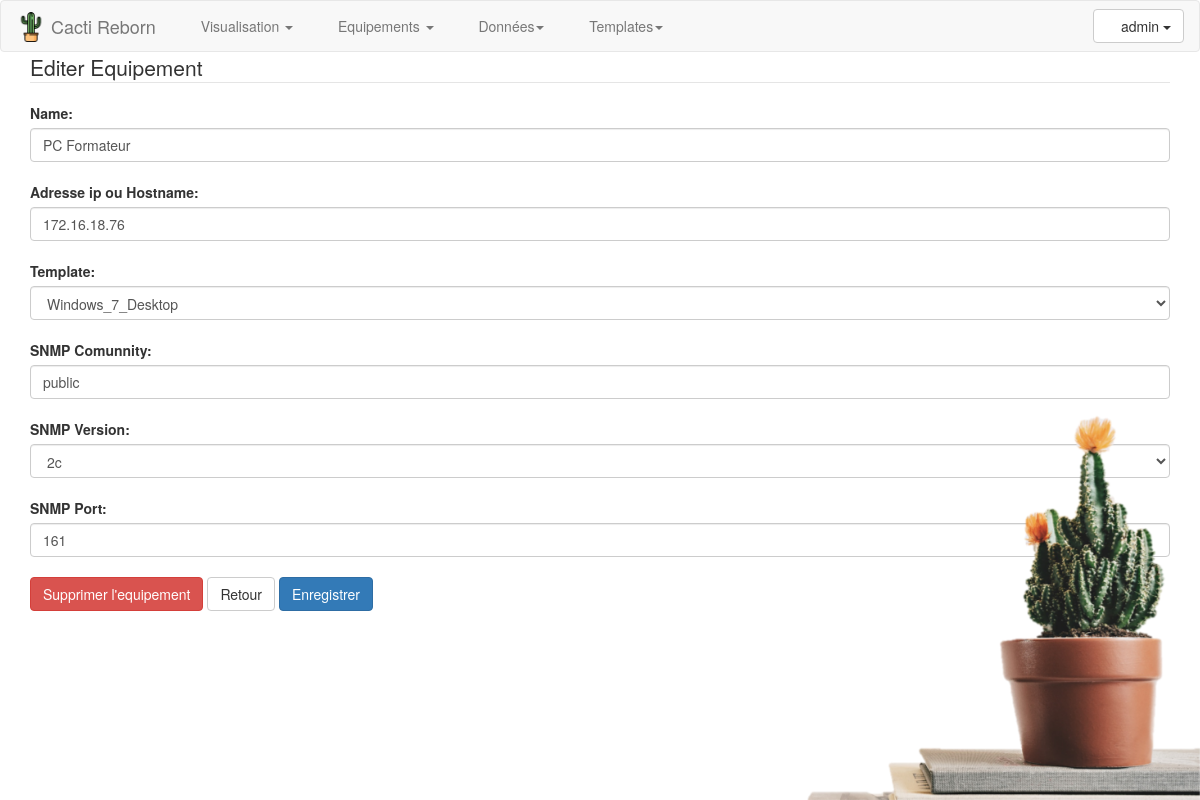
/Version-Reborn/reborn/devices.php?edit=64 (signed in), run on the app's committed database.
### tables this page shows
CREATE TABLE `hosts` (
  `id` int(11) NOT NULL,
  `description` varchar(255) NOT NULL,
  `hostname` varchar(255) NOT NULL,
  `host_template_id` int(11) NOT NULL,
  `snmp_community` varchar(255) NOT NULL,
  `snmp_version` int(11) NOT NULL,
  `snmp_port` int(11) NOT NULL,
  `status` int(11) DEFAULT NULL,
  `code_barre` varchar(20) DEFAULT NULL,
  `version_systeme` varchar(255) DEFAULT NULL
);

CREATE TABLE `host_template` (
  `id` mediumint(8) UNSIGNED NOT NULL,
  `hash` varchar(32) DEFAULT '',
  `name` varchar(100) NOT NULL DEFAULT ''
);

### Version-Reborn/reborn/devices.php (the view, shortened to what this page needs)
<?php
if(isset($_SESSION['connected']) && ($_SESSION['connected'] == "yes")){
include("top_header.php");
	?>
<div class="container">
		<div id="font-image" class="pull-right hidden-xs hidden-sm">
			<img src="<?php echo $config['url_path']; ?>src/background.png"  />
		</div>
		<?php
		if(isset($_GET['edit'])){
		$templateslist = $bdd->query('SELECT id,name FROM host_template');
		$hosts = $bdd->query('SELECT id , description ,hostname, host_template_id,snmp_community,snmp_version, snmp_port FROM hosts WHERE id='.$_GET['edit'].' ORDER BY id');
		foreach($hosts as $host){
		?>
		<form action="devices.php?edit=<?php echo $host['id']; ?>" method="post">
		<legend style="text-align: left;">Editer Equipement</legend>
			<label>Name:</label>
            <input type="text" id="description" name="description" required="required" maxlength="255" class="form-control " value="<?php echo $host['description']; ?>" />
            <label>Adresse ip ou Hostname:</label>
            <input type="text" id="hostname" name="hostname" required="required" maxlength="255" class="form-control " value="<?php echo $host['hostname']; ?>" />
			<label>Template:</label>
			<select id="host_template_id" name="host_template_id" required="required" class="form-control">
			  <?php foreach($templateslist as $templates){ ?>
			    <option value="<?php echo $templates['id'];?>" <?php if($templates['id'] == $host['host_template_id']){ echo "selected=selected"; } ?> ><?php echo $templates['name']; ?></option>
			  <?php } ?>
			</select>
			<label>SNMP Comunnity:</label>
            <input type="text" id="snmp_community" name="snmp_community" required="required" maxlength="255" class="form-control " value="<?php echo $host['snmp_community']; ?>"/>
			<label>SNMP Version:</label>
			 <select id="snmp_version" name="snmp_version" required="required" class="form-control">
			  <option value="2" <?php if($host['snmp_version'] == 2){ echo "selected=selected"; } ?> >2c</option>
			</select>
			<label>SNMP Port:</label>
            <input type="number" id="snmp_port" name="snmp_port" required="required" maxlength="5" class="form-control" value="<?php echo $host['snmp_port']; ?>" />
			<a href="devices.php?delete=<?php echo $host['id']; ?>"><input class="btn btn-danger" type="button" value="Supprimer l'equipement" /></a>
			<a href="index.php"><input class="btn btn-default" type="button" value="Retour" /></a>
			<input name="form" class="btn btn-primary " type="submit" value="Enregistrer" />
		<?php } } ?>
		</form>
</div>
<?php }else{ header('Location: ./login.php'); } ?>

### Version-Reborn/reborn/top_header.php (style rules this page uses)
#font-image { position:fixed; right: 0px; bottom: 0px; width: 400px; }
#font-image img { height:50%; width:100%; }

### data on the page
hosts: description "PC Formateur", hostname "172.16.18.76", host_template_id "Windows_7_Desktop", snmp_community "public", snmp_version "2c", snmp_port "161"

### other printed values
$username "admin"
